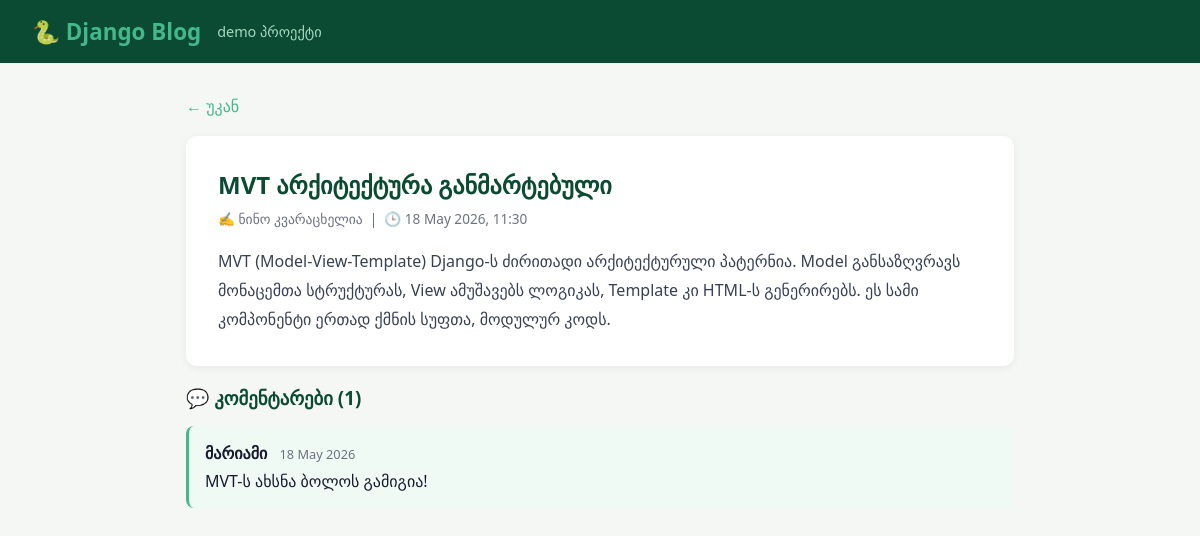
The app's page /post/2/ with its own data.
### blog/models.py (models this page shows, shortened)
class Post(models.Model):
    title = models.CharField(max_length=200)
    content = models.TextField()
    author = models.CharField(max_length=100)
    created_at = models.DateTimeField(auto_now_add=True)
    published = models.BooleanField(default=True)
    class Meta:
        ordering = ['-created_at']

class Comment(models.Model):
    post = models.ForeignKey(Post, on_delete=models.CASCADE, related_name='comments')
    author = models.CharField(max_length=100)
    text = models.TextField()
    created_at = models.DateTimeField(auto_now_add=True)

### blog/views.py (the view)
# urls.py: path('post/<int:pk>/', views.post_detail, name='post-detail'),
def post_detail(request, pk):
    post = get_object_or_404(Post, pk=pk)
    comments = post.comments.all()
    return render(request, 'blog/post_detail.html', {
        'post': post,
        'comments': comments,
    })

### blog/templates/blog/post_detail.html
{% extends 'blog/base.html' %}
{% block content %}
<a href="{% url 'post-list' %}" style="color:#44b78b; text-decoration:none;">← უკან</a>
<div style="background:white; border-radius:10px; padding:2rem; margin:1.2rem 0; box-shadow:0 2px 8px rgba(0,0,0,0.06);">
  <h2 style="color:#0c4b33; margin-bottom:0.5rem;">{{ post.title }}</h2>
  <p style="color:#6b7280; font-size:0.85rem; margin-bottom:1.2rem;">✍️ {{ post.author }} &nbsp;|&nbsp; 🕒 {{ post.created_at|date:"d M Y, H:i" }}</p>
  <p style="line-height:1.8; color:#374151;">{{ post.content }}</p>
</div>
<h3 style="color:#0c4b33; margin-bottom:1rem;">💬 კომენტარები ({{ comments.count }})</h3>
{% for comment in comments %}
<div style="background:#f0faf5; border-radius:8px; padding:1rem; margin-bottom:0.6rem; border-left:3px solid #44b78b;">
  <strong>{{ comment.author }}</strong>
  <span style="color:#6b7280; font-size:0.8rem; margin-left:0.5rem;">{{ comment.created_at|date:"d M Y" }}</span>
  <p style="margin-top:0.4rem;">{{ comment.text }}</p>
</div>
{% empty %}
<p style="color:#6b7280;">კომენტარები არ არის.</p>
{% endfor %}
{% endblock %}

### blog/templates/blog/base.html (style rules this page uses)
* { box-sizing: border-box; margin: 0; padding: 0; }
body { font-family: 'Segoe UI', sans-serif; background: #f4f7f4; color: #1a1a2e; }

### records on screen
Post: title "MVT არქიტექტურა განმარტებული", author "ნინო კვარაცხელია", created_at "18 May 2026, 11:30", content "MVT (Model-View-Template) Django-ს ძირითადი არქიტექტურული პატერნია. Model განსაზღვრავს მონაცემთა სტრუქტურას, View ამუშავებს ლოგიკას, Template კი HTML-ს გენერირებს. ეს სამი კომპონენტი ერთად ქმნის სუფთა, მოდულურ კოდს.", count "1"
Comment: author "მარიამი", created_at "18 May 2026", text "MVT-ს ახსნა ბოლოს გამიგია!"
